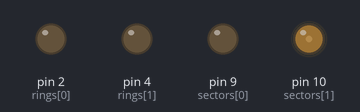
Simulated run of this sketch. Board: Arduino Uno, built with avr-gcc and run on an emulated ATmega328P. On the bench: output pins drawn as LEDs (lit = HIGH).

Above: at 0.05 s.
At 0.85 s:
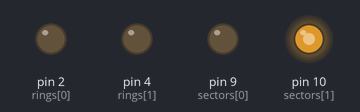
At 1.65 s:
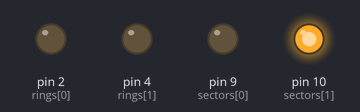
At 3.3 s:
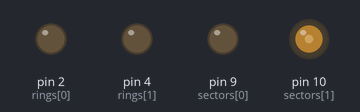
Timing chart, 0 to 6.0 s (numbered marks = the images above):
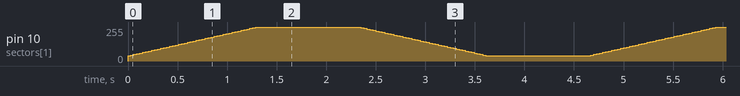

The sketch:

led_matrix_test.ino
```cpp
//fade control
int max_fade_intensity = 255;
int min_fade_intensity = 40;
int fade_intensity_decrement_step = 5; //ms
int dimming_step = 30; //ms
int lighting_interval = 1000; //ms
int fades_interval = 1000; //ms
// end of fade control

//matrix vars
int rings[2] = {2 ,4};
int sectors[2] = {9,10};
// ==>
int matrix_pins[2][2] = {
  {2,4},
  {9,10}
};
// end of matrix vars

//test vars
int LA1[2] = {rings[0], sectors[0]};
int LA2[2] = {rings[0], sectors[1]};
int LB1[2] = {rings[1], sectors[0]};
int LB2[2] = {rings[1], sectors[1]};
//


void setup() {
  Serial.begin(9600);
  // init all pins
  for (int i=0; i<2; i++){
    for (int j=0; j<2; j++){
      pinMode(matrix_pins[i][j], OUTPUT);
    }
  }

  //set up pins need to light up

}

void loop() {
//  fade_pwm_led(LA1);
  fade_pwm_led(2,10);
}


void fade_pwm_led(int x, int y) {
  digitalWrite(x, LOW); //enable sector
//  digitalWrite(4, HIGH); //disable other sectors
//  matrix_aux_enable_sectors();
//  digitalWrite(4, HIGH); //shut down the LED ** need test the damage ***
  for (int fadeValue = min_fade_intensity ; fadeValue <= max_fade_intensity; fadeValue += fade_intensity_decrement_step) {
    // sets the value (range from 0 to 255):

    analogWrite(y, fadeValue);
    // wait for n milliseconds to see the dimming effect
    delay(dimming_step);
  }
  delay (lighting_interval);
  for (int fadeValue = max_fade_intensity ; fadeValue >= min_fade_intensity; fadeValue -= fade_intensity_decrement_step) {
    // sets the value (range from 0 to 255):
//    analogWrite(10, fadeValue);
    analogWrite(y, fadeValue);
    // wait for n milliseconds to see the dimming effect
    delay(dimming_step);
  }
    delay (fades_interval);
//  matrix_aux_clear_leds();
}

// enable the sector number and disable others
void matrix_aux_enable_sectors(int sectors[]){

}

void matrix_aux_clear_leds(){
  for (int i=0; i< (sizeof(rings)/sizeof(int)); i++) {
    analogWrite(rings[i], 0);
  }
  for (int j=0; j< (sizeof(sectors)/sizeof(int)); j++){
    digitalWrite(sectors[j], HIGH);
  }
}
```
